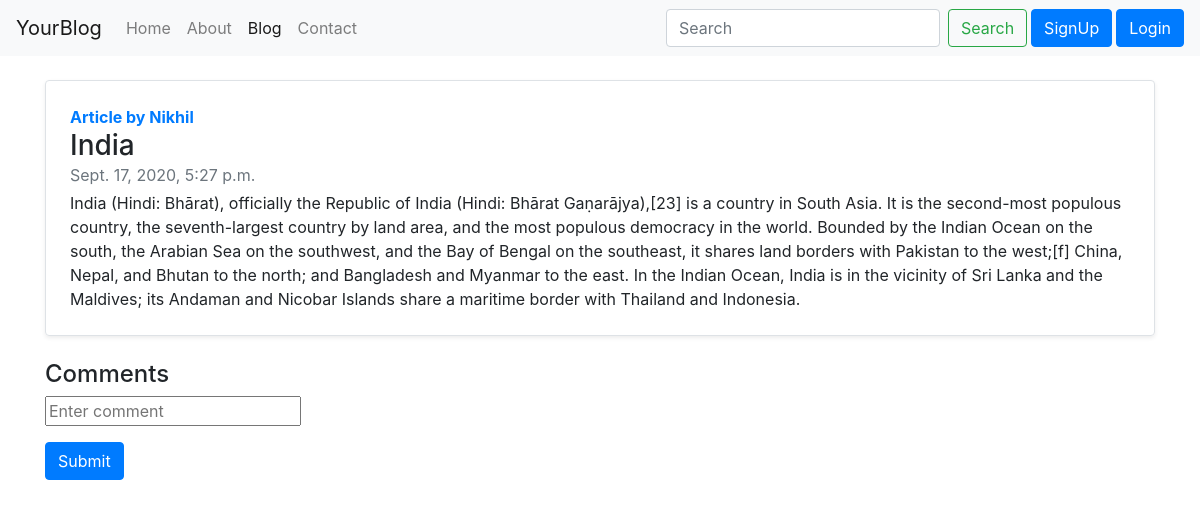
/blog/first, run on an earlier commit of the app's database.
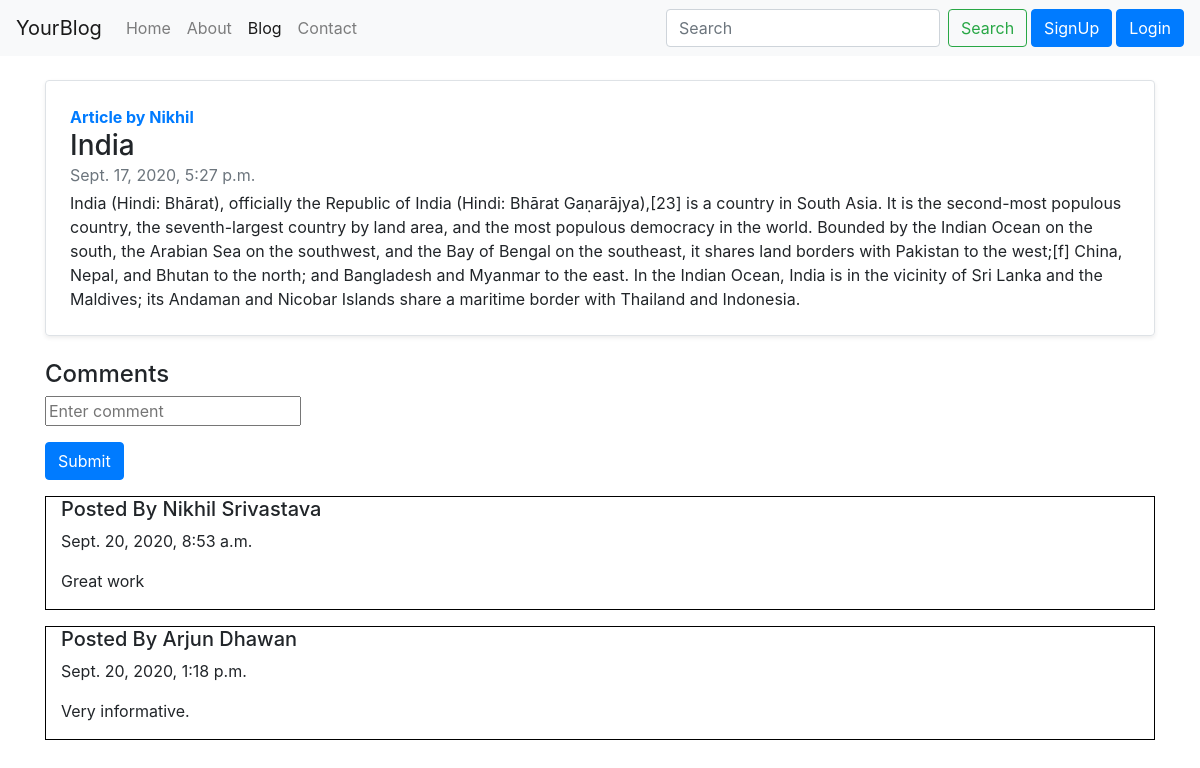
And on a later commit of the database.
### blog/models.py (models this page shows)
class Post(models.Model):
    sno = models.IntegerField()
    title = models.CharField(max_length=200)
    content = models.TextField()
    author = models.CharField(max_length=100)
    timeStamp = models.DateTimeField(blank=True)
    slug = models.CharField(max_length=200)

class BlogComment(models.Model):
    sno = models.AutoField(primary_key=True)
    comment = models.TextField()
    user = models.ForeignKey(User, on_delete=models.CASCADE)
    post = models.ForeignKey(Post, on_delete=models.CASCADE)
    parent = models.ForeignKey('self', on_delete=models.CASCADE, null=True)
    timeStamp = models.DateTimeField(default=now)

### blog/views.py (the view)
# urls.py: path('<str:slug>', views.blogpost, name='blogpost'),
def blogpost(request, slug):
    post = Post.objects.filter(slug=slug).first()
    comment = BlogComment.objects.filter(post=post)
    return render(request, 'blog/post.html', {'post': post, 'comment': comment})

### templates/blog/post.html (shortened to what this page needs)
{% extends 'base.html' %}{% block title %}Blog {% endblock title %}aaaaasssssas
{% block blogactive %}active {% endblock blogactive %}{% block body %}
<div class="container my-4">
  <div
    class="row no-gutters border rounded overflow-hidden flex-md-row mb-4 shadow-sm h-md-250 position-relative"
  >
    <div class="col p-4 d-flex flex-column position-static">
      <strong class="text-primary"
        >Article by <a href="/about">{{post.author}}</a></strong
      >
      <h3 class="mb-0">{{post.title}}</h3>
      <div class="mb-1 text-muted">{{post.timeStamp}}</div>
      <p class="card-text mb-auto">{{post.content}}</p>
    </div>
  </div>
</div>
<div class="container">
  <h4>Comments</h4>
  <form action="/blog/postcomment" method="post">
    <div class="form-group">
      <input type="text" name="comment" placeholder="Enter comment" />
    </div>
    <button class="btn btn-primary">Submit</button>
  </form>
  {% for c in comment %}
  <div class="col-md-12 my-3" style="border: 1px solid black">
    <h5>Posted By {{c.user.first_name}} {{ c.user.last_name}}</h5>
    <p>{{c.timeStamp}}</p>
    <p>{{c.comment}}</p>
  </div>
  {% endfor %}
</div>
{% endblock body %}

### templates/base.html (shortened to what this page needs)
<!DOCTYPE html>
<html lang="en">
  <head>
    <link
      rel="stylesheet"
      href="https://stackpath.bootstrapcdn.com/bootstrap/4.5.2/css/bootstrap.min.css"
    />
  </head>
  <body>
    <nav class="navbar navbar-expand-lg navbar-light bg-light">
      <a class="navbar-brand" href="/">YourBlog</a>
      <div class="collapse navbar-collapse" id="navbarSupportedContent">
        <ul class="navbar-nav mr-auto">
          <li class="nav-item {% block homeactive %} {% endblock homeactive %}">
            <a class="nav-link" href="/"
              >Home <span class="sr-only">(current)</span></a
            >
          </li>
          <li
            class="nav-item {% block aboutactive %} {% endblock aboutactive %}"
          >
            <a class="nav-link" href="/about">About</a>
          </li>
          <li class="nav-item {% block blogactive %} {% endblock blogactive %}">
            <a class="nav-link" href="/blog">Blog</a>
          </li>
          <li
            class="nav-item {% block contactactive %} {% endblock contactactive %}"
          >
            <a class="nav-link" href="/contact">Contact</a>
          </li>
        </ul>
        <form action="/search" method="get" class="form-inline my-2 my-lg-0">
          <input
            class="form-control mr-sm-2"
            type="search"
            placeholder="Search"
            aria-label="Search"
            name="search"
            id="search"
          />
          <button class="btn btn-outline-success my-2 my-sm-0" type="submit">
            Search
          </button>
        </form>
        {% if user.is_authenticated %}
        <strong style="margin-left: 4px"> Hi {{request.user}}</strong>
        <a href="/logout" class="btn btn-primary" style="margin-left: 4px">
          Logout</a
        >
        {%else%}
        <button
          type="button"
          class="btn btn-primary"
          data-toggle="modal"
          data-target="#signupmodal"
          style="margin-left: 4px"
        >
          SignUp
        </button>
        <button
          type="button"
          class="btn btn-primary"
          data-toggle="modal"
          data-target="#loginmodal"
          style="margin-left: 4px"
        >
          Login
        </button>
        {% endif %}
      </div>
    </nav>
    {% block body %} {% endblock body %}
  </body>
</html>

What changed in the data, as far as the page shows it:
added BlogComment: user.first_name "Nikhil", user.last_name "Srivastava", timeStamp "Sept. 20, 2020, 8:53 a.m.", comment "Great work"
added BlogComment: user.first_name "Arjun", user.last_name "Dhawan", timeStamp "Sept. 20, 2020, 1:18 p.m.", comment "Very informative."
